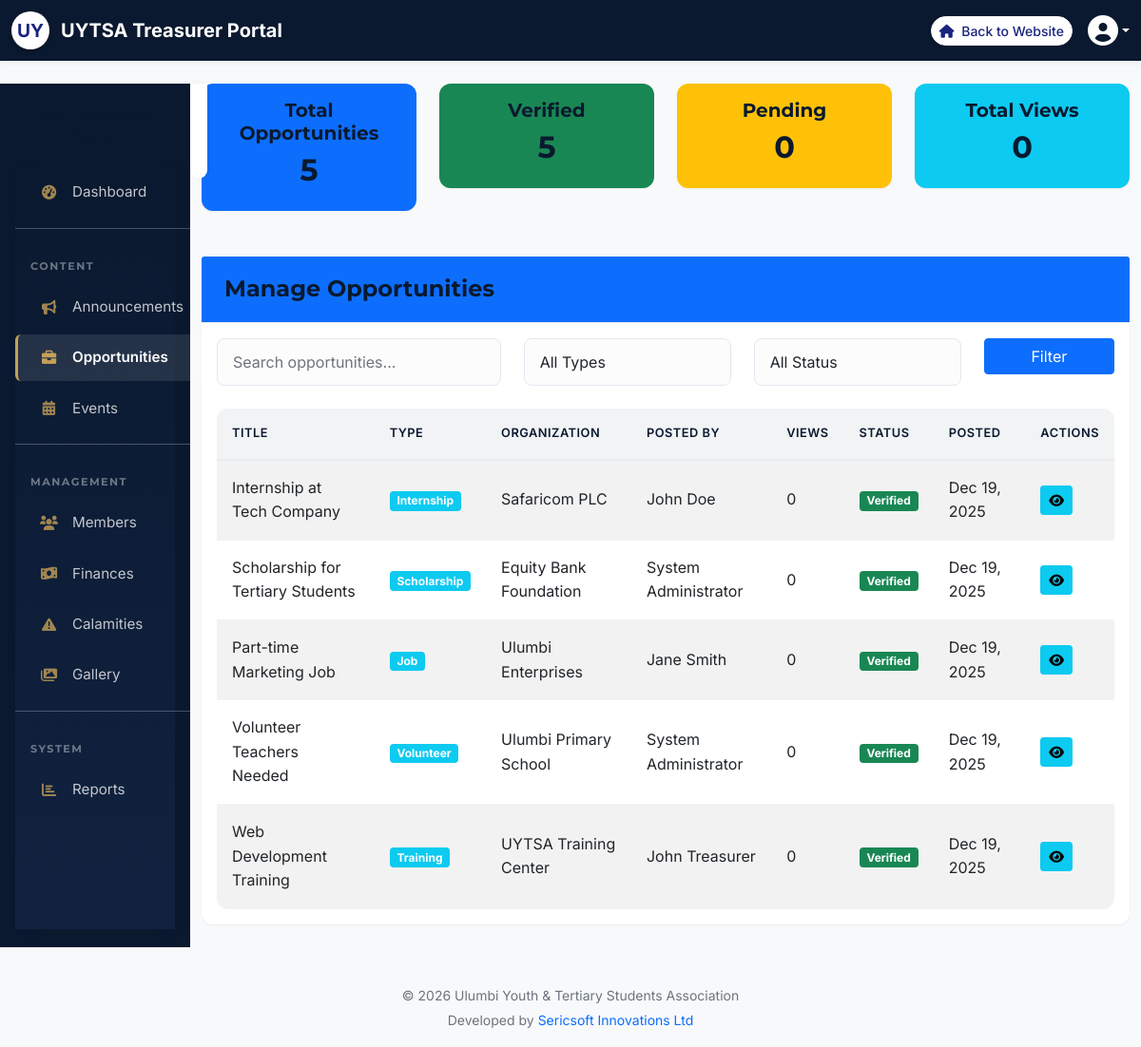
The page /admin/opportunities.php (signed in) on the database its author committed.
### tables this page shows
CREATE TABLE opportunities (
    id INT PRIMARY KEY AUTO_INCREMENT,
    title VARCHAR(255) NOT NULL,
    description TEXT NOT NULL,
    type ENUM('internship', 'scholarship', 'job', 'volunteer', 'training', 'competition') NOT NULL,
    organization VARCHAR(255),
    deadline DATE,
    requirements TEXT,
    link VARCHAR(255),
    posted_by INT,
    contact_email VARCHAR(100),
    is_verified BOOLEAN DEFAULT FALSE,
    views INT DEFAULT 0,
    created_at TIMESTAMP DEFAULT CURRENT_TIMESTAMP,
    FOREIGN KEY (posted_by) REFERENCES users(id) ON DELETE SET NULL
);

CREATE TABLE users (
    id INT PRIMARY KEY AUTO_INCREMENT,
    username VARCHAR(50) UNIQUE NOT NULL,
    email VARCHAR(100) UNIQUE NOT NULL,
    password VARCHAR(255) NOT NULL,
    full_name VARCHAR(100) NOT NULL,
    role ENUM('member', 'Patron', 'Chairperson', 'Vice_Chairperson', 'Secretary_General', 'Treasurer', 'Organizing_Secretary', 'Publicity_Officer', 'NextGen_Docket') DEFAULT 'member',
    phone VARCHAR(20),
    institution VARCHAR(100),
    course VARCHAR(100),
    year_of_study VARCHAR(20),
    graduation_year INT,
    profile_image VARCHAR(255),
    bio TEXT,
    status ENUM('active', 'inactive', 'alumni') DEFAULT 'active',
    is_approved TINYINT(1) DEFAULT 0,
    registration_date TIMESTAMP DEFAULT CURRENT_TIMESTAMP,
    last_login TIMESTAMP NULL,
    reset_token VARCHAR(255),
    reset_expiry TIMESTAMP NULL
);

### admin/opportunities.php (the view, shortened to what this page needs)
<?php
$conn = getDBConnection();
$search = $_GET['search'] ?? '';
$whereClause = "WHERE 1=1";
$sql = "SELECT o.*, u.full_name, u.profile_image
        FROM opportunities o
        JOIN users u ON o.posted_by = u.id
        $whereClause
        ORDER BY o.created_at DESC";
$stmt = $conn->prepare($sql);
$stmt->execute();
$opportunities = $stmt->get_result();
$stats = $conn->query("
    SELECT
        COUNT(*) as total_opportunities,
        SUM(CASE WHEN is_verified = 1 THEN 1 ELSE 0 END) as verified_opportunities,
        SUM(CASE WHEN is_verified = 0 THEN 1 ELSE 0 END) as pending_opportunities,
        SUM(views) as total_views
    FROM opportunities
")->fetch_assoc();
?>
<?php include 'header.php'; ?>
    <div class="container-fluid mt-4">
        <div class="row">
            <?php include 'sidebar.php'; ?>
            <div class="col-md-10">
                <div class="row mb-4">
                    <div class="col-md-3">
                        <div class="card bg-primary text-white">
                            <div class="card-body text-center">
                                <h5>Total Opportunities</h5>
                                <h2><?php echo $stats['total_opportunities']; ?></h2>
                            </div>
                        </div>
                    </div>
                    <div class="col-md-3">
                        <div class="card bg-success text-white">
                            <div class="card-body text-center">
                                <h5>Verified</h5>
                                <h2><?php echo $stats['verified_opportunities']; ?></h2>
                            </div>
                        </div>
                    </div>
                    <div class="col-md-3">
                        <div class="card bg-warning text-dark">
                            <div class="card-body text-center">
                                <h5>Pending</h5>
                                <h2><?php echo $stats['pending_opportunities']; ?></h2>
                            </div>
                        </div>
                    </div>
                    <div class="col-md-3">
                        <div class="card bg-info text-white">
                            <div class="card-body text-center">
                                <h5>Total Views</h5>
                                <h2><?php echo $stats['total_views']; ?></h2>
                            </div>
                        </div>
                    </div>
                </div>
                <div class="card">
                    <div class="card-header bg-primary text-white d-flex justify-content-between align-items-center">
                        <h4 class="mb-0">Manage Opportunities</h4>
                    </div>
                    <div class="card-body">
                        <form method="GET" class="mb-4">
                            <div class="row">
                                <div class="col-md-4">
                                    <input type="text" name="search" class="form-control" placeholder="Search opportunities..." value="<?php echo htmlspecialchars($search); ?>">
                                </div>
                                <div class="col-md-3">
                                    <select name="type" class="form-control">
                                        <option value="all">All Types</option>
                                    </select>
                                </div>
                                <div class="col-md-3">
                                    <select name="verification" class="form-control">
                                        <option value="">All Status</option>
                                    </select>
                                </div>
                                <div class="col-md-2">
                                    <button type="submit" class="btn btn-primary w-100">Filter</button>
                                </div>
                            </div>
                        </form>
                        <div class="table-responsive">
                            <table class="table table-striped table-hover">
                                <thead>
                                    <tr>
                                        <th>Title</th>
                                        <th>Type</th>
                                        <th>Organization</th>
                                        <th>Posted By</th>
                                        <th>Views</th>
                                        <th>Status</th>
                                        <th>Posted</th>
                                        <th>Actions</th>
                                    </tr>
                                </thead>
                                <tbody>
                                    <?php while ($opp = $opportunities->fetch_assoc()): ?>
                                    <tr>
                                        <td><?php echo htmlspecialchars($opp['title']); ?></td>
                                        <td>
                                            <span class="badge bg-info"><?php echo ucfirst($opp['type']); ?></span>
                                        </td>
                                        <td><?php echo htmlspecialchars($opp['organization']); ?></td>
                                        <td><?php echo htmlspecialchars($opp['full_name']); ?></td>
                                        <td><?php echo $opp['views']; ?></td>
                                        <td>
                                            <?php if ($opp['is_verified']): ?>
                                                <span class="badge bg-success">Verified</span>
                                            <?php else: ?>
                                                <span class="badge bg-warning">Pending</span>
                                            <?php endif; ?>
                                        </td>
                                        <td><?php echo date('M d, Y', strtotime($opp['created_at'])); ?></td>
                                        <td>
                                            <button class="btn btn-sm btn-info" data-bs-toggle="modal" data-bs-target="#viewModal<?php echo $opp['id']; ?>">
                                                <i class="fas fa-eye"></i>
                                            </button>
                                        </td>
                                    </tr>
                                    <?php endwhile; ?>
                                </tbody>
                            </table>
                        </div>
                    </div>
                </div>
            </div>
        </div>
    </div>
<?php include 'footer.php'; ?>

### assets/css/style.css (style rules this page uses)
:root { --uytsa-blue: #2c3e50; --uytsa-light-blue: #3498db; --uytsa-red: #e74c3c; --uytsa-green: #2ecc71; --uytsa-yellow: #f39c12; }

### assets/css/modern.css (style rules this page uses)
:root { --corporate-navy: #0a192f; --corporate-blue: #112240; --corporate-accent: #c5a059; --corporate-accent-hover: #d4af37; --corporate-light: #f8f9fa; --corporate-dark: #212529; --corporate-gray: #8892b0; --corporate-border: #e2e8f0; --font-primary: 'Inter', sans-serif; --font-heading: 'Montserrat', sans-serif; --shadow-sm: 0 1px 2px 0 rgba(0, 0, 0, 0.05); --shadow-md: 0 4px 6px -1px rgba(0, 0, 0, 0.1), 0 2px 4px -1px rgba(0, 0, 0, 0.06); --shadow-lg: 0 10px 15px -3px rgba(0, 0, 0, 0.1), 0 4px 6px -2px rgba(0, 0, 0, 0.05); --shadow-premium: 0 20px 25px -5px rgba(0, 0, 0, 0.1), 0 10px 10px -5px rgba(0, 0, 0, 0.04); }
body { font-family: var(--font-primary); color: var(--corporate-dark); background-color: var(--corporate-light); line-height: 1.6; }
h1, h2, h3, h4, h5, h6 { font-family: var(--font-heading); font-weight: 700; color: var(--corporate-navy); }

### admin/css/admin.css (style rules this page uses)
:root { --sidebar-width: 250px; --header-height: 60px; --primary-color: var(--corporate-navy); --secondary-color: var(--corporate-blue); --accent-color: var(--corporate-accent); }
body { background-color: var(--corporate-light); font-family: var(--font-primary); }
.card { border: none; border-radius: 12px; box-shadow: var(--shadow-sm); transition: all 0.3s ease; background: white; margin-bottom: 24px; }
.card-header { background-color: white; border-bottom: 1px solid var(--corporate-border); padding: 20px 24px; font-weight: 700; color: var(--corporate-navy); font-family: var(--font-heading); }
.table-responsive { border-radius: 12px; overflow: hidden; background: white; }
.table { margin-bottom: 0; }
.table thead th { background-color: #f1f3f5; border-bottom: 2px solid #e9ecef; color: var(--corporate-navy); font-weight: 600; text-transform: uppercase; font-size: 0.8rem; padding: 16px; letter-spacing: 0.5px; }
.table tbody td { padding: 16px; vertical-align: middle; color: var(--corporate-dark); border-bottom: 1px solid #f1f3f5; }
.form-control { border-radius: 8px; padding: 12px 16px; border: 1px solid #e2e8f0; background-color: #fcfcfc; }

### rows shown on the page
opportunities: title "Internship at Tech Company", type "Internship", organization "Safaricom PLC", posted_by.full_name "John Doe", views "0", is_verified "Verified", created_at "Dec 19, 2025"
opportunities: title "Scholarship for Tertiary Students", type "Scholarship", organization "Equity Bank Foundation", posted_by.full_name "System Administrator", views "0", is_verified "Verified", created_at "Dec 19, 2025"
opportunities: title "Part-time Marketing Job", type "Job", organization "Ulumbi Enterprises", posted_by.full_name "Jane Smith", views "0", is_verified "Verified", created_at "Dec 19, 2025"
opportunities: title "Volunteer Teachers Needed", type "Volunteer", organization "Ulumbi Primary School", posted_by.full_name "System Administrator", views "0", is_verified "Verified", created_at "Dec 19, 2025"
opportunities: title "Web Development Training", type "Training", organization "UYTSA Training Center", posted_by.full_name "John Treasurer", views "0", is_verified "Verified", created_at "Dec 19, 2025"

### other values the page prints
$headerRole "Treasurer"
$stats['total_opportunities'] "5"
$stats['verified_opportunities'] "5"
$stats['pending_opportunities'] "0"
$stats['total_views'] "0"
